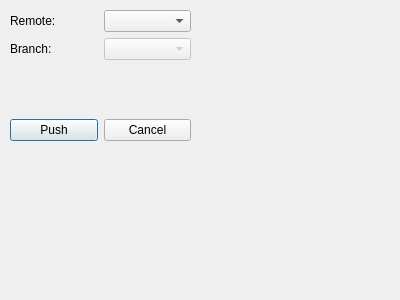
<?xml version="1.0" encoding="UTF-8"?>
<ui version="4.0">
 <class>GitPushDialog</class>
 <widget class="QDialog" name="GitPushDialog">
  <property name="geometry">
   <rect>
    <x>0</x>
    <y>0</y>
    <width>400</width>
    <height>300</height>
   </rect>
  </property>
  <property name="windowTitle">
   <string>Dialog</string>
  </property>
  <widget class="QWidget" name="layoutWidget">
   <property name="geometry">
    <rect>
     <x>10</x>
     <y>10</y>
     <width>181</width>
     <height>131</height>
    </rect>
   </property>
   <layout class="QVBoxLayout" name="verticalLayout">
    <item>
     <layout class="QHBoxLayout" name="horizontalLayout_2">
      <item>
       <widget class="QLabel" name="label">
        <property name="text">
         <string>Remote:</string>
        </property>
       </widget>
      </item>
      <item>
       <widget class="QComboBox" name="remoteSelector"/>
      </item>
     </layout>
    </item>
    <item>
     <layout class="QHBoxLayout" name="horizontalLayout_3">
      <item>
       <widget class="QLabel" name="label_2">
        <property name="text">
         <string>Branch:</string>
        </property>
       </widget>
      </item>
      <item>
       <widget class="QComboBox" name="branchSelector">
        <property name="enabled">
         <bool>false</bool>
        </property>
       </widget>
      </item>
     </layout>
    </item>
    <item>
     <spacer name="verticalSpacer">
      <property name="orientation">
       <enum>Qt::Vertical</enum>
      </property>
      <property name="sizeHint" stdset="0">
       <size>
        <width>20</width>
        <height>40</height>
       </size>
      </property>
     </spacer>
    </item>
    <item>
     <layout class="QHBoxLayout" name="horizontalLayout">
      <item>
       <widget class="QPushButton" name="pushButton">
        <property name="text">
         <string>Push</string>
        </property>
       </widget>
      </item>
      <item>
       <widget class="QPushButton" name="cancelButton">
        <property name="text">
         <string>Cancel</string>
        </property>
       </widget>
      </item>
     </layout>
    </item>
   </layout>
  </widget>
 </widget>
 <resources/>
 <connections/>
</ui>
